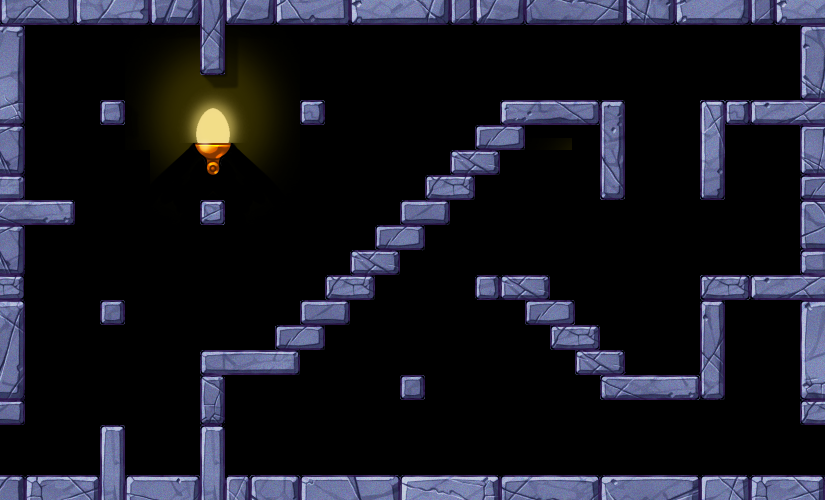

Rendered tile map (Tiled .tmx) drawn with the repository's tilesets; below, a short description and the full map source, tile grids included:
An orthogonal 33x20 tile map with 25x25 px tiles, 1 tile layer (Tile Layer 1) and 16 objects (10x Gem, PlayerStart, Door, EnemyL21, EnemyL00, ...).

<map version="1.10" tiledversion="1.10.2" orientation="orthogonal" renderorder="right-down" width="33" height="20" tilewidth="25" tileheight="25" infinite="0" nextlayerid="3" nextobjectid="22">
 <properties>
  <property name="Background" value="bg_castle" />
  <property name="Background Offset Y" type="int" value="0" />
  <property name="biome" value="castle" />
 </properties>
 <tileset firstgid="1" source="castle.tsx" />
 <layer id="1" name="Tile Layer 1" width="33" height="20">
  <data encoding="csv">
385,386,387,721,722,723,724,725,726,727,728,729,730,731,732,4,5,6,478,479,480,481,482,483,484,485,486,361,362,363,487,488,489,
424,425,426,760,761,762,763,764,765,766,767,768,769,770,771,43,44,45,517,518,519,520,521,522,523,524,525,400,401,402,526,527,528,
463,464,465,799,800,801,802,803,804,805,806,807,808,809,810,0,0,0,0,0,0,0,0,0,0,0,0,0,0,0,565,566,567,
961,962,963,964,965,966,967,968,969,970,971,972,973,974,0,0,0,0,937,938,939,940,941,942,943,944,945,946,947,948,949,950,951,
1000,1001,1002,1003,1004,1005,1006,1007,1008,1009,1010,1011,1012,1013,0,0,0,0,976,977,978,979,980,981,982,983,984,985,986,987,988,989,990,
1039,1040,1041,1042,1043,1044,1045,1046,1047,1048,1049,1050,1051,1052,0,0,0,0,1015,1016,1017,1018,1019,1020,1021,1022,1023,1024,1025,1026,1027,1028,1029,
2023,2024,2025,2026,0,0,2107,2108,2109,2110,2111,2112,0,0,0,2116,2117,2118,2119,2120,2121,2347,0,0,2125,2126,2127,2128,2129,2130,2131,2132,2133,
2062,2063,2064,2065,0,0,2146,2147,2148,2149,2150,2151,0,0,0,2155,2156,2157,2158,2159,2160,0,0,0,2164,2165,2166,2167,2168,2169,2170,2171,2172,
2101,2102,2103,2104,0,0,2185,2186,2187,2188,2189,2190,0,0,0,2194,2195,2196,2197,2198,2199,0,0,0,2203,2204,2205,2206,2207,2208,2209,2210,2211,
2596,2597,2598,2347,0,0,1786,1787,1788,2347,0,0,2575,2576,2577,2578,2579,2580,2581,2582,2583,2584,2585,0,0,0,0,2479,2480,2481,2587,2588,2589,
2635,2636,2637,0,0,0,0,0,0,0,0,0,2614,2615,2616,2617,2618,2619,2620,2621,2622,2623,2624,0,0,0,0,2518,2519,2520,2626,2627,2628,
2674,2675,2676,0,0,0,0,0,0,0,0,0,2653,2654,2655,2656,2657,2658,2659,2660,2661,2662,2663,0,0,0,0,2557,2558,2559,2665,2666,2667,
2845,2846,0,2692,2693,2694,2833,2834,2835,2836,2837,2838,2839,2840,2841,2347,0,0,2695,2696,2697,2122,2123,2124,2113,2114,0,3049,3050,3051,3043,3044,3045,
2884,2885,0,2731,2732,2733,2872,2873,2874,2875,2876,2877,2878,2879,2880,0,0,0,0,0,0,2161,2162,2163,2152,2153,0,3088,3089,3090,3082,3083,3084,
2923,2924,0,0,0,0,2911,2912,2913,2914,2915,2916,2917,2918,2919,0,0,0,0,0,0,2200,2201,2202,2191,2192,0,3127,3128,3129,3121,3122,3123,
3526,3527,3528,3529,3530,3531,3532,3533,3534,3535,3536,3537,2347,0,0,2692,2693,2694,0,0,0,1786,1787,1788,2821,2822,2823,2824,2825,2826,2827,2828,2829,
3565,3566,3567,3568,3569,3570,3571,3572,3573,3574,3575,3576,0,0,0,2731,2732,2733,0,0,0,0,0,0,2860,2861,2862,2863,2864,2865,2866,2867,2868,
3604,3605,3606,3607,3608,3609,3610,3611,3612,3613,3614,3615,0,0,0,0,0,0,0,0,0,0,0,0,2899,2900,2901,2902,2903,2904,2905,2906,3603,
4105,4106,4107,4108,4109,4110,4111,4112,4113,4114,4115,4116,3754,3755,3756,3757,3758,3759,3760,3761,3762,3763,3764,3765,3766,3767,3768,3889,3890,3891,3892,3893,0,
4144,4145,4146,4147,4148,4149,4150,4151,4152,4153,4154,4155,3793,3794,3795,3796,3797,3798,3799,3800,3801,3802,3803,3804,3805,3806,3807,3928,3929,3930,3931,3932,3933
</data>
 </layer>
 <objectgroup id="2" name="Object Layer 1">
  <object id="1" name="PlayerStart" x="10" y="475">
   <point />
  </object>
  <object id="2" name="Door" x="795.75" y="425">
   <point />
  </object>
  <object id="4" name="Gem" x="111.667" y="298.667">
   <point />
  </object>
  <object id="5" name="Gem" x="238" y="348.333">
   <point />
  </object>
  <object id="7" name="Gem" x="49.3333" y="198.333">
   <point />
  </object>
  <object id="8" name="Gem" x="111" y="98.3333">
   <point />
  </object>
  <object id="9" name="Gem" x="311.333" y="99.6667">
   <point />
  </object>
  <object id="11" name="Gem" x="761.667" y="97.6667">
   <point />
  </object>
  <object id="12" name="Gem" x="764.333" y="271.667">
   <point />
  </object>
  <object id="13" name="Gem" x="660.333" y="373">
   <point />
  </object>
  <object id="15" name="Gem" x="413.667" y="374.333">
   <point />
  </object>
  <object id="16" name="Gem" x="763.667" y="361">
   <point />
  </object>
  <object id="17" name="EnemyL21" x="409.549" y="464.156">
   <point />
  </object>
  <object id="18" name="EnemyL00" x="211.38" y="188.481">
   <point />
  </object>
  <object id="20" name="EnemyR32" x="476.487" y="456.229">
   <point />
  </object>
  <object id="21" name="EnemyR03" x="728.382" y="260.702">
   <point />
  </object>
 </objectgroup>
</map>